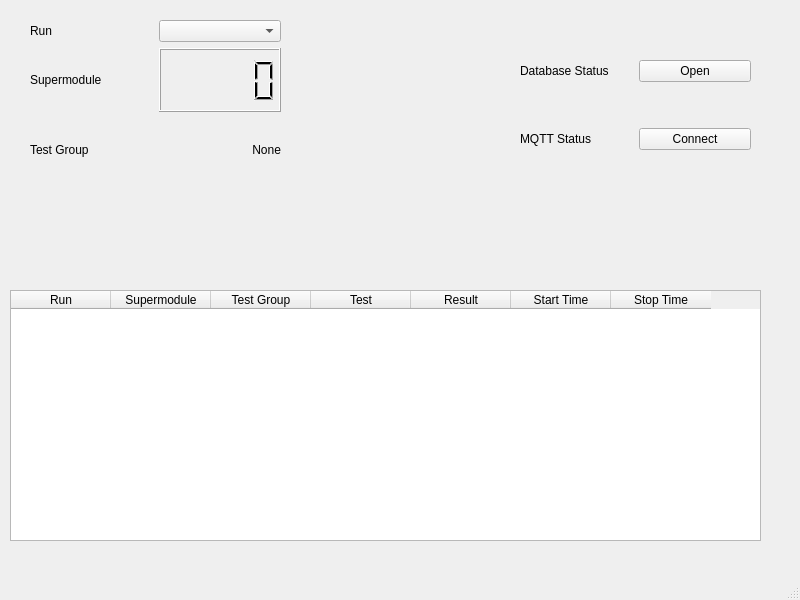
<?xml version="1.0" encoding="UTF-8"?>
<ui version="4.0">
 <class>MainWindow</class>
 <widget class="QMainWindow" name="MainWindow">
  <property name="geometry">
   <rect>
    <x>0</x>
    <y>0</y>
    <width>800</width>
    <height>600</height>
   </rect>
  </property>
  <property name="windowTitle">
   <string>MainWindow</string>
  </property>
  <widget class="QWidget" name="centralwidget">
   <widget class="QWidget" name="verticalLayoutWidget">
    <property name="geometry">
     <rect>
      <x>520</x>
      <y>20</y>
      <width>231</width>
      <height>171</height>
     </rect>
    </property>
    <layout class="QVBoxLayout" name="verticalLayout">
     <item>
      <layout class="QHBoxLayout" name="horizontalLayout">
       <item>
        <widget class="QLabel" name="dbconnlbl">
         <property name="text">
          <string>Database Status</string>
         </property>
        </widget>
       </item>
       <item>
        <widget class="QPushButton" name="dbConnectBtn">
         <property name="text">
          <string>Open</string>
         </property>
        </widget>
       </item>
      </layout>
     </item>
     <item>
      <layout class="QHBoxLayout" name="horizontalLayout_2">
       <item>
        <widget class="QLabel" name="mqttconnlbl">
         <property name="text">
          <string>MQTT Status</string>
         </property>
        </widget>
       </item>
       <item>
        <widget class="QPushButton" name="MQTTConnectBtn">
         <property name="text">
          <string>Connect</string>
         </property>
        </widget>
       </item>
      </layout>
     </item>
    </layout>
   </widget>
   <widget class="QWidget" name="verticalLayoutWidget_2">
    <property name="geometry">
     <rect>
      <x>30</x>
      <y>20</y>
      <width>251</width>
      <height>161</height>
     </rect>
    </property>
    <layout class="QVBoxLayout" name="verticalLayout_2">
     <item>
      <layout class="QHBoxLayout" name="horizontalLayout_3">
       <item>
        <widget class="QLabel" name="run_lbl">
         <property name="text">
          <string>Run</string>
         </property>
        </widget>
       </item>
       <item>
        <widget class="QComboBox" name="runBox"/>
       </item>
      </layout>
     </item>
     <item>
      <layout class="QHBoxLayout" name="horizontalLayout_4">
       <item>
        <widget class="QLabel" name="sm_label">
         <property name="text">
          <string>Supermodule</string>
         </property>
        </widget>
       </item>
       <item>
        <widget class="QLCDNumber" name="sm_number">
         <property name="segmentStyle">
          <enum>QLCDNumber::Filled</enum>
         </property>
        </widget>
       </item>
      </layout>
     </item>
     <item>
      <layout class="QHBoxLayout" name="horizontalLayout_5">
       <item>
        <widget class="QLabel" name="testgrp_lbl">
         <property name="text">
          <string>Test Group</string>
         </property>
        </widget>
       </item>
       <item>
        <widget class="QLabel" name="label">
         <property name="text">
          <string>None</string>
         </property>
         <property name="alignment">
          <set>Qt::AlignRight|Qt::AlignTrailing|Qt::AlignVCenter</set>
         </property>
        </widget>
       </item>
      </layout>
     </item>
    </layout>
   </widget>
   <widget class="QTableWidget" name="tableWidget">
    <property name="geometry">
     <rect>
      <x>10</x>
      <y>290</y>
      <width>751</width>
      <height>251</height>
     </rect>
    </property>
    <column>
     <property name="text">
      <string>Run</string>
     </property>
    </column>
    <column>
     <property name="text">
      <string>Supermodule</string>
     </property>
    </column>
    <column>
     <property name="text">
      <string>Test Group</string>
     </property>
    </column>
    <column>
     <property name="text">
      <string>Test</string>
     </property>
    </column>
    <column>
     <property name="text">
      <string>Result</string>
     </property>
    </column>
    <column>
     <property name="text">
      <string>Start Time</string>
     </property>
    </column>
    <column>
     <property name="text">
      <string>Stop Time</string>
     </property>
    </column>
   </widget>
  </widget>
  <widget class="QMenuBar" name="menubar">
   <property name="geometry">
    <rect>
     <x>0</x>
     <y>0</y>
     <width>800</width>
     <height>23</height>
    </rect>
   </property>
  </widget>
  <widget class="QStatusBar" name="statusbar"/>
 </widget>
 <resources/>
 <connections/>
</ui>
